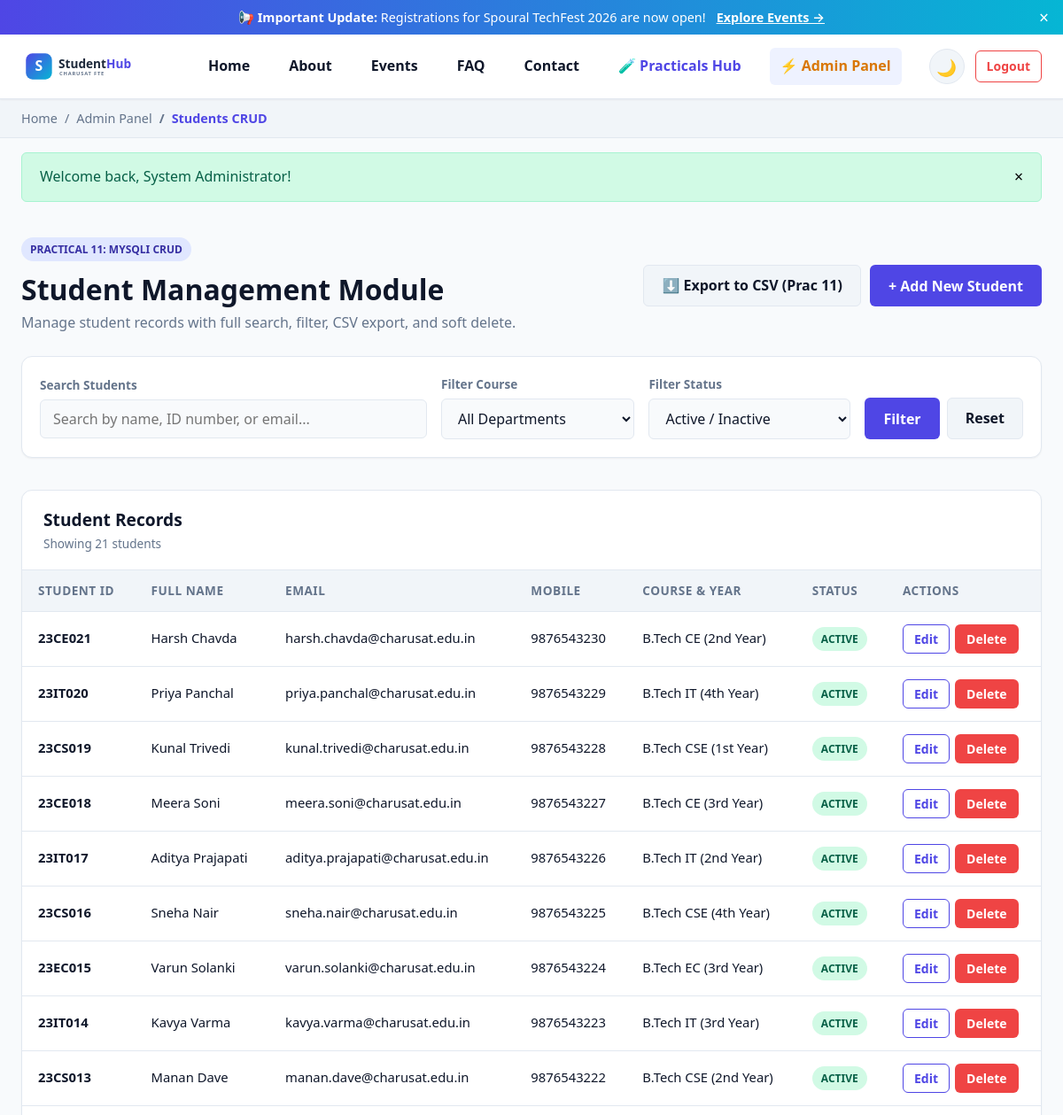
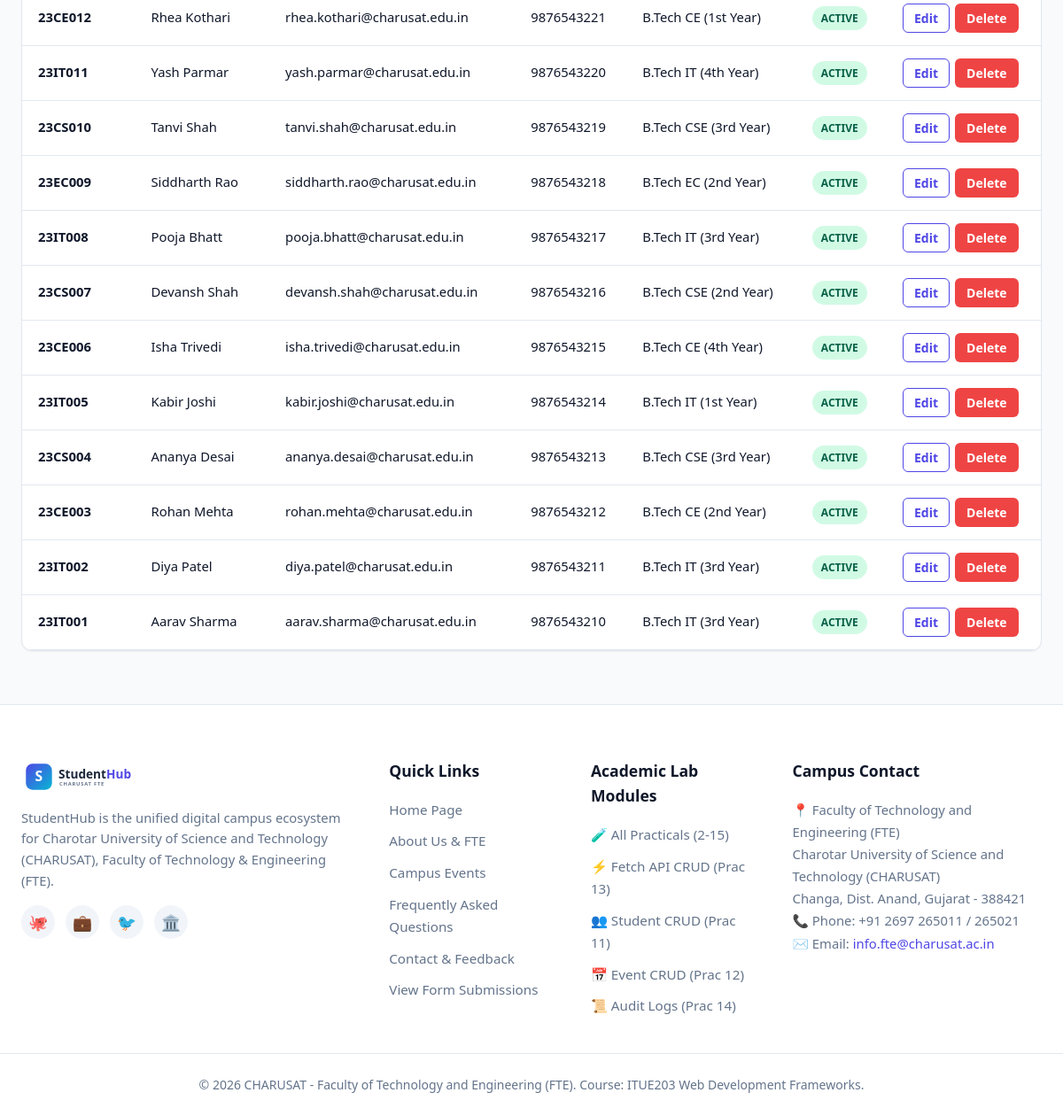
Page /pages/admin_students.php (signed in) on the committed database (2 pictures, top to bottom).
### tables this page shows
CREATE TABLE IF NOT EXISTS `students` (
    `id` INT AUTO_INCREMENT PRIMARY KEY,
    `user_id` INT DEFAULT NULL,
    `student_id_number` VARCHAR(30) UNIQUE NOT NULL,
    `full_name` VARCHAR(100) NOT NULL,
    `email` VARCHAR(150) UNIQUE NOT NULL,
    `mobile` VARCHAR(20) NOT NULL,
    `course` VARCHAR(50) NOT NULL,
    `year_of_study` VARCHAR(20) NOT NULL,
    `gender` ENUM('Male', 'Female', 'Other') NOT NULL,
    `address` TEXT DEFAULT NULL,
    `bio` TEXT DEFAULT NULL,
    `profile_pic` VARCHAR(255) DEFAULT 'default_avatar.svg',
    `status` ENUM('active', 'inactive', 'deleted') NOT NULL DEFAULT 'active',
    `created_at` TIMESTAMP DEFAULT CURRENT_TIMESTAMP,
    `updated_at` TIMESTAMP DEFAULT CURRENT_TIMESTAMP ON UPDATE CURRENT_TIMESTAMP,
    INDEX `idx_students_course` (`course`),
    INDEX `idx_students_status` (`status`),
    INDEX `idx_students_user` (`user_id`),
    CONSTRAINT `fk_students_user` FOREIGN KEY (`user_id`) REFERENCES `users` (`id`) ON DELETE SET NULL ON UPDATE CASCADE
);

### pages/admin_students.php (the view, shortened to what this page needs)
<?php
$mysqli = get_mysqli_connection();
$search = trim($_GET['search'] ?? '');
$statusFilter = trim($_GET['status'] ?? 'all');
$whereClause = "1=1";
if ($statusFilter === 'deleted') {
    $whereClause .= " AND status = 'deleted'";
} elseif ($statusFilter === 'all') {
    $whereClause .= " AND status != 'deleted'";
} else {
    $whereClause .= " AND status = '" . $mysqli->real_escape_string($statusFilter) . "'";
}
$query = "SELECT * FROM students WHERE $whereClause ORDER BY id DESC";
$result = $mysqli->query($query);
$students = [];
if ($result) {
    while ($row = $result->fetch_assoc()) {
        $students[] = $row;
    }
}
require_once __DIR__ . '/includes/header.php';
?>
<div class="container" style="padding-top:20px; margin-bottom:60px;">
  <div style="display:flex; justify-content:space-between; align-items:center; margin-bottom:24px; flex-wrap:wrap; gap:12px;">
    <div>
      <span class="badge badge-primary">Practical 11: MySQLi CRUD</span>
      <h1 style="font-size:2rem; font-weight:800; margin-top:6px;">Student Management Module</h1>
      <p style="color:var(--text-muted);">Manage student records with full search, filter, CSV export, and soft delete.</p>
    </div>
    <div style="display:flex; gap:10px;">
      <a href="export_students_csv.php" class="btn btn-secondary">⬇️ Export to CSV (Prac 11)</a>
      <button type="button" class="btn btn-primary" data-modal-target="addStudentModal">+ Add New Student</button>
    </div>
  </div>
  <form method="GET" action="admin_students.php" class="filter-bar" style="grid-template-columns: 2fr 1fr 1fr auto;">
    <div class="filter-group">
      <label for="search">Search Students</label>
      <input type="text" id="search" name="search" class="filter-input" placeholder="Search by name, ID number, or email..." value="<?= htmlspecialchars($search) ?>">
    </div>
    <div class="filter-group">
      <label for="course">Filter Course</label>
      <select id="course" name="course" class="filter-select">
        <option value="all">All Departments</option>
      </select>
    </div>
    <div class="filter-group">
      <label for="status">Filter Status</label>
      <select id="status" name="status" class="filter-select">
        <option value="all" <?= $statusFilter === 'all' ? 'selected' : '' ?>>Active / Inactive</option>
      </select>
    </div>
    <div style="display:flex; gap:8px; align-self:flex-end;">
      <button type="submit" class="btn btn-primary">Filter</button>
      <a href="admin_students.php" class="btn btn-secondary">Reset</a>
    </div>
  </form>
  <div class="table-card">
    <div class="table-header">
      <div>
        <h3 style="font-size:1.2rem; font-weight:700;">Student Records</h3>
        <p style="font-size:0.85rem; color:var(--text-muted);">Showing <?= count($students) ?> students</p>
      </div>
    </div>
    <div class="table-responsive">
      <table class="data-table" aria-label="Students List">
        <thead>
          <tr>
            <th>Student ID</th>
            <th>Full Name</th>
            <th>Email</th>
            <th>Mobile</th>
            <th>Course & Year</th>
            <th>Status</th>
            <th>Actions</th>
          </tr>
        </thead>
        <tbody>
          <?php if (empty($students)): ?>
            <tr><td colspan="7" style="text-align:center; padding:30px; color:var(--text-muted);">No students found matching your criteria.</td></tr>
          <?php else: ?>
            <?php foreach ($students as $stu): ?>
              <tr>
                <td><strong><?= htmlspecialchars($stu['student_id_number']) ?></strong></td>
                <td><?= htmlspecialchars($stu['full_name']) ?></td>
                <td><?= htmlspecialchars($stu['email']) ?></td>
                <td><?= htmlspecialchars($stu['mobile']) ?></td>
                <td><?= htmlspecialchars($stu['course']) ?> (<?= htmlspecialchars($stu['year_of_study']) ?>)</td>
                <td>
                  <span class="badge badge-<?= $stu['status'] === 'active' ? 'success' : ($stu['status'] === 'deleted' ? 'danger' : 'neutral') ?>">
                    <?= htmlspecialchars(ucfirst($stu['status'])) ?>
                  </span>
                </td>
                <td>
                  <div style="display:flex; gap:6px;">
                    <?php if ($stu['status'] === 'deleted'): ?>
                      <form method="POST" action="admin_students.php">
                        <?= csrf_field() ?>
                        <input type="hidden" name="action" value="restore_student">
                        <input type="hidden" name="id" value="<?= $stu['id'] ?>">
                        <button type="submit" class="btn btn-sm btn-success">Restore</button>
                      </form>
                    <?php else: ?>
                      <button type="button" class="btn btn-sm btn-outline"
                              onclick='openEditModal(<?= json_encode($stu) ?>)'>Edit</button>
                      <form method="POST" action="admin_students.php" onsubmit="return confirm('Confirm soft delete for <?= addslashes($stu['full_name']) ?>?');">
                        <button type="submit" class="btn btn-sm btn-danger">Delete</button>
                      </form>
                    <?php endif; ?>
                  </div>
                </td>
              </tr>
            <?php endforeach; ?>
          <?php endif; ?>
        </tbody>
      </table>
    </div>
  </div>
</div>
<?php require_once __DIR__ . '/includes/footer.php'; ?>

### assets/css/style.css (style rules this page uses)
:root { --font-family: 'Segoe UI', system-ui, -apple-system, BlinkMacSystemFont, Roboto, sans-serif; --primary: #4f46e5; --primary-hover: #4338ca; --primary-light: #eef2ff; --primary-dark: #3730a3; --secondary: #06b6d4; --accent: #f59e0b; --success: #10b981; --danger: #ef4444; --warning: #f97316; --info: #3b82f6; --bg-main: #f8fafc; --bg-card: #ffffff; --bg-alt: #f1f5f9; --text-main: #0f172a; --text-muted: #64748b; --border: #e2e8f0; --shadow-sm: 0 1px 2px 0 rgba(0, 0, 0, 0.05); --shadow: 0 4px 6px -1px rgba(0, 0, 0, 0.1), 0 2px 4px -2px rgba(0, 0, 0, 0.1); --shadow-lg: 0 10px 15px -3px rgba(0, 0, 0, 0.1), 0 4px 6px -4px rgba(0, 0, 0, 0.1); --radius-sm: 6px; --radius: 12px; --radius-lg: 18px; --container-max: 1200px; --transition: all 0.25s cubic-bezier(0.4, 0, 0.2, 1); }
* { box-sizing: border-box; margin: 0; padding: 0; }
body { font-family: var(--font-family); background-color: var(--bg-main); color: var(--text-main); line-height: 1.6; min-height: 100vh; display: flex; flex-direction: column; transition: background-color 0.3s ease, color 0.3s ease; }
a { color: var(--primary); text-decoration: none; transition: var(--transition); }
button, input, select, textarea { font-family: inherit; font-size: 1rem; }
.container { width: 100%; max-width: var(--container-max); margin-left: auto; margin-right: auto; padding-left: 24px; padding-right: 24px; }
.btn { display: inline-flex; align-items: center; justify-content: center; gap: 8px; padding: 10px 20px; border-radius: var(--radius-sm); font-weight: 600; cursor: pointer; border: 1px solid transparent; transition: var(--transition); text-decoration: none; }
.btn-primary { background: var(--primary); color: #ffffff; }
.btn-secondary { background: var(--bg-alt); color: var(--text-main); border-color: var(--border); }
.btn-outline { background: transparent; border-color: var(--primary); color: var(--primary); }
.btn-danger { background: var(--danger); color: #ffffff; }
.btn-sm { padding: 6px 12px; font-size: 0.875rem; }
.filter-bar { background: var(--bg-card); border: 1px solid var(--border); border-radius: var(--radius); padding: 20px; margin-bottom: 36px; display: grid; grid-template-columns: 2fr 1fr 1fr auto; gap: 16px; align-items: center; box-shadow: var(--shadow-sm); }
.filter-group { display: flex; flex-direction: column; gap: 6px; }
.filter-group label { font-size: 0.85rem; font-weight: 600; color: var(--text-muted); }
.filter-input, .filter-select { padding: 10px 14px; border: 1px solid var(--border); border-radius: var(--radius-sm); background: var(--bg-main); color: var(--text-main); }
.table-card { background: var(--bg-card); border: 1px solid var(--border); border-radius: var(--radius); overflow: hidden; box-shadow: var(--shadow-sm); margin-bottom: 30px; }
.table-header { padding: 18px 24px; border-bottom: 1px solid var(--border); display: flex; justify-content: space-between; align-items: center; flex-wrap: wrap; gap: 12px; }
.table-responsive { width: 100%; overflow-x: auto; }
.data-table { width: 100%; border-collapse: collapse; text-align: left; }
.data-table th { background: var(--bg-alt); padding: 12px 18px; font-size: 0.85rem; font-weight: 700; color: var(--text-muted); text-transform: uppercase; letter-spacing: 0.5px; border-bottom: 1px solid var(--border); }
.data-table td { padding: 14px 18px; border-bottom: 1px solid var(--border); font-size: 0.925rem; }
.badge { display: inline-block; padding: 4px 10px; border-radius: 20px; font-size: 0.75rem; font-weight: 700; text-transform: uppercase; }
.badge-success { background: #d1fae5; color: #065f46; }
.badge-primary { background: #e0e7ff; color: #3730a3; }

### rows in the picture
students: student_id_number "23CE021", full_name "Harsh Chavda", email "harsh.chavda@charusat.edu.in", mobile "9876543230", course "B.Tech CE", year_of_study "2nd Year", status "ACTIVE"
students: student_id_number "23IT020", full_name "Priya Panchal", email "priya.panchal@charusat.edu.in", mobile "9876543229", course "B.Tech IT", year_of_study "4th Year", status "ACTIVE"
students: student_id_number "23CS019", full_name "Kunal Trivedi", email "kunal.trivedi@charusat.edu.in", mobile "9876543228", course "B.Tech CSE", year_of_study "1st Year", status "ACTIVE"
students: student_id_number "23CE018", full_name "Meera Soni", email "meera.soni@charusat.edu.in", mobile "9876543227", course "B.Tech CE", year_of_study "3rd Year", status "ACTIVE"
students: student_id_number "23IT017", full_name "Aditya Prajapati", email "aditya.prajapati@charusat.edu.in", mobile "9876543226", course "B.Tech IT", year_of_study "2nd Year", status "ACTIVE"
students: student_id_number "23CS016", full_name "Sneha Nair", email "sneha.nair@charusat.edu.in", mobile "9876543225", course "B.Tech CSE", year_of_study "4th Year", status "ACTIVE"
students: student_id_number "23EC015", full_name "Varun Solanki", email "varun.solanki@charusat.edu.in", mobile "9876543224", course "B.Tech EC", year_of_study "3rd Year", status "ACTIVE"
students: student_id_number "23IT014", full_name "Kavya Varma", email "kavya.varma@charusat.edu.in", mobile "9876543223", course "B.Tech IT", year_of_study "3rd Year", status "ACTIVE"
students: student_id_number "23CS013", full_name "Manan Dave", email "manan.dave@charusat.edu.in", mobile "9876543222", course "B.Tech CSE", year_of_study "2nd Year", status "ACTIVE"
students: student_id_number "23CE012", full_name "Rhea Kothari", email "rhea.kothari@charusat.edu.in", mobile "9876543221", course "B.Tech CE", year_of_study "1st Year", status "ACTIVE"
students: student_id_number "23IT011", full_name "Yash Parmar", email "yash.parmar@charusat.edu.in", mobile "9876543220", course "B.Tech IT", year_of_study "4th Year", status "ACTIVE"
students: student_id_number "23CS010", full_name "Tanvi Shah", email "tanvi.shah@charusat.edu.in", mobile "9876543219", course "B.Tech CSE", year_of_study "3rd Year", status "ACTIVE"
students: student_id_number "23EC009", full_name "Siddharth Rao", email "siddharth.rao@charusat.edu.in", mobile "9876543218", course "B.Tech EC", year_of_study "2nd Year", status "ACTIVE"
students: student_id_number "23IT008", full_name "Pooja Bhatt", email "pooja.bhatt@charusat.edu.in", mobile "9876543217", course "B.Tech IT", year_of_study "3rd Year", status "ACTIVE"
students: student_id_number "23CS007", full_name "Devansh Shah", email "devansh.shah@charusat.edu.in", mobile "9876543216", course "B.Tech CSE", year_of_study "2nd Year", status "ACTIVE"
students: student_id_number "23CE006", full_name "Isha Trivedi", email "isha.trivedi@charusat.edu.in", mobile "9876543215", course "B.Tech CE", year_of_study "4th Year", status "ACTIVE"
students: student_id_number "23IT005", full_name "Kabir Joshi", email "kabir.joshi@charusat.edu.in", mobile "9876543214", course "B.Tech IT", year_of_study "1st Year", status "ACTIVE"
students: student_id_number "23CS004", full_name "Ananya Desai", email "ananya.desai@charusat.edu.in", mobile "9876543213", course "B.Tech CSE", year_of_study "3rd Year", status "ACTIVE"
students: student_id_number "23CE003", full_name "Rohan Mehta", email "rohan.mehta@charusat.edu.in", mobile "9876543212", course "B.Tech CE", year_of_study "2nd Year", status "ACTIVE"
students: student_id_number "23IT002", full_name "Diya Patel", email "diya.patel@charusat.edu.in", mobile "9876543211", course "B.Tech IT", year_of_study "3rd Year", status "ACTIVE"
students: student_id_number "23IT001", full_name "Aarav Sharma", email "aarav.sharma@charusat.edu.in", mobile "9876543210", course "B.Tech IT", year_of_study "3rd Year", status "ACTIVE"

### other values in the picture
$name "Admin Panel"
$name "Students CRUD"
$flash['message'] "Welcome back, System Administrator!"
count($students) "21"
